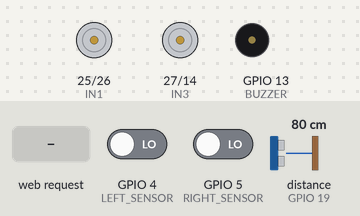
A sketch run on a simulated ESP32. On the bench: motor-driver pin pairs drawn as motors (green arrow = first pin HIGH = forward, orange = second pin HIGH = backward, longer = more drive, scaled by the enable pin), buzzer (waves = sounding, pin HIGH). Wiring (inferred from the names in the program): ultrasonic range finder: trigger GPIO 18; echo GPIO 19. The test bench sets the inputs (shaded band); at power-on: distance to the obstacle (sensor on GPIO 19) 80 cm, GPIO 4 (LEFT_SENSOR) LOW, GPIO 5 (RIGHT_SENSOR) LOW. The echo pulse lasts 58.3 µs per cm; WiFi joins after 1.5 s; servers stay silent unless stated; pins used as bus, display or sensor lines are not drawn; what the sketch prints to the serial monitor is not drawn.

Above: at 2.7 s.
2.8 s: distance to the obstacle (sensor on GPIO 19) set to 27 cm
4.3 s: distance to the obstacle (sensor on GPIO 19) set to 22 cm
At 5.5 s:
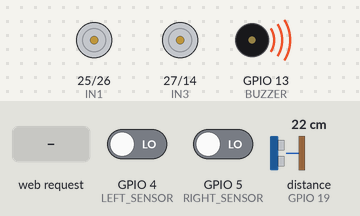
5.8 s: HTTP request GET /left received
At 6.6 s:
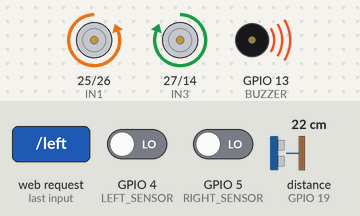
8.3 s: GPIO 4 (LEFT_SENSOR) driven HIGH
At 8.6 s:
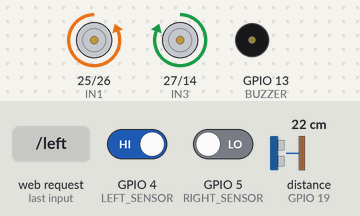
11.3 s: HTTP request GET /right received
At 12.1 s:
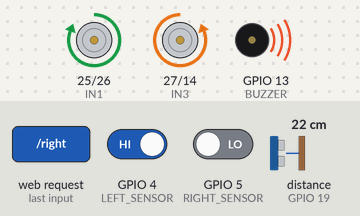
13.8 s: GPIO 5 (RIGHT_SENSOR) driven HIGH
At 14.1 s:
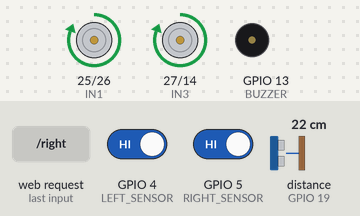
Timing chart, 0 to 17.8 s (numbered marks = the images above; inputs shaded):
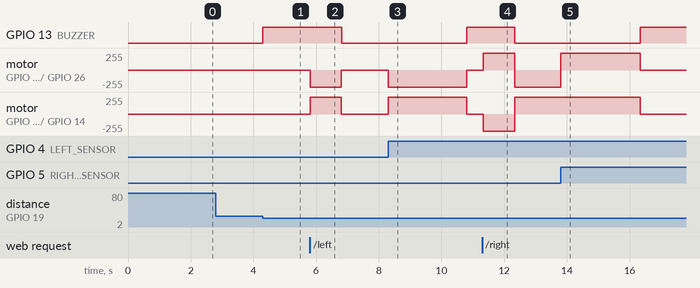

The sketch:

agv_update_5.ino
```cpp
#include <WiFi.h>
#include <WebServer.h>

const char* ssid = "thiru";
const char* password = "12345678";

WebServer server(80);

#define ENA 33
#define IN1 25
#define IN2 26

#define ENB 32
#define IN3 27
#define IN4 14

#define LEFT_SENSOR 4
#define RIGHT_SENSOR 5

#define TRIG 18
#define ECHO 19

#define BUZZER 13

int straightSpeed = 255;
int turnSpeed = 255;

bool commandMode = false;
String qrCommand = "";

unsigned long ignoreObstacleUntil = 0;

void forward() {
  ledcWrite(ENA, straightSpeed);
  ledcWrite(ENB, straightSpeed);

  digitalWrite(IN1, HIGH);
  digitalWrite(IN2, LOW);

  digitalWrite(IN3, HIGH);
  digitalWrite(IN4, LOW);
}

void leftTurn() {
  ledcWrite(ENA, turnSpeed);
  ledcWrite(ENB, turnSpeed);

  digitalWrite(IN1, LOW);
  digitalWrite(IN2, HIGH);

  digitalWrite(IN3, HIGH);
  digitalWrite(IN4, LOW);
}

void rightTurn() {
  ledcWrite(ENA, turnSpeed);
  ledcWrite(ENB, turnSpeed);

  digitalWrite(IN1, HIGH);
  digitalWrite(IN2, LOW);

  digitalWrite(IN3, LOW);
  digitalWrite(IN4, HIGH);
}

void stopRobot() {
  ledcWrite(ENA, 0);
  ledcWrite(ENB, 0);

  digitalWrite(IN1, LOW);
  digitalWrite(IN2, LOW);

  digitalWrite(IN3, LOW);
  digitalWrite(IN4, LOW);
}

float getDistance() {

  digitalWrite(TRIG, LOW);
  delayMicroseconds(2);

  digitalWrite(TRIG, HIGH);
  delayMicroseconds(10);

  digitalWrite(TRIG, LOW);

  long duration = pulseIn(ECHO, HIGH, 30000);

  if (duration == 0)
    return 999;

  return duration * 0.0343 / 2;
}

// ---------- WEB COMMANDS ----------

void handleLeft() {
  qrCommand = "LEFT";
  commandMode = true;
  ignoreObstacleUntil = millis() + 5000;
  server.send(200, "text/plain", "LEFT OK");
}

void handleRight() {
  qrCommand = "RIGHT";
  commandMode = true;
  ignoreObstacleUntil = millis() + 5000;
  server.send(200, "text/plain", "RIGHT OK");
}

void handleForward() {
  qrCommand = "FORWARD";
  commandMode = true;
  ignoreObstacleUntil = millis() + 5000;
  server.send(200, "text/plain", "FORWARD OK");
}
void handleStop() {
  stopRobot();
  qrCommand = "";
  commandMode = false;
  server.send(200, "text/plain", "STOP OK");
}

void setup() {

  pinMode(IN1, OUTPUT);
  pinMode(IN2, OUTPUT);

  pinMode(IN3, OUTPUT);
  pinMode(IN4, OUTPUT);

  pinMode(LEFT_SENSOR, INPUT);
  pinMode(RIGHT_SENSOR, INPUT);

  pinMode(TRIG, OUTPUT);
  pinMode(ECHO, INPUT);

  pinMode(BUZZER, OUTPUT);

  Serial.begin(115200);

  ledcAttach(ENA, 5000, 8);
  ledcAttach(ENB, 5000, 8);

  WiFi.begin(ssid, password);

  while (WiFi.status() != WL_CONNECTED) {
    delay(500);
    Serial.print(".");
  }

  Serial.println();
  Serial.print("IP Address: ");
  Serial.println(WiFi.localIP());

  server.on("/left", handleLeft);
  server.on("/right", handleRight);
  server.on("/forward", handleForward);
  server.on("/stop", handleStop);

  server.begin();

  digitalWrite(BUZZER, LOW);
}

void loop() {

  server.handleClient();

  // QR Command Mode
  if (commandMode) {

    if (qrCommand == "LEFT") {
      leftTurn();
      delay(1000);
    }

    else if (qrCommand == "RIGHT") {
      rightTurn();
      delay(1000);
    }

    else if (qrCommand == "FORWARD") {
      forward();
      delay(1000);
    }

    stopRobot();

    qrCommand = "";
    commandMode = false;

    return;
  }

  // Normal Line Following
  float distance = getDistance();

  if (millis() > ignoreObstacleUntil) {

  if (distance <= 25) {

    stopRobot();

    digitalWrite(BUZZER, HIGH);

    Serial.println("WAITING_QR");

    delay(50);
    return;
  }
}

  digitalWrite(BUZZER, LOW);

  int L = digitalRead(LEFT_SENSOR);
  int R = digitalRead(RIGHT_SENSOR);

  if (L == 1 && R == 1) {

    forward();
  }

  else if (L == 1 && R == 0) {

    leftTurn();
  }

  else if (L == 0 && R == 1) {

    rightTurn();
  }

  else {

    stopRobot();
  }

  delay(5);
}
```

Measured:
- the behaviour switches between 25 and 24 cm on distance to the obstacle (sensor on GPIO 19) (found by bisection; images 0 and 1)
- after the input at 2.8 s, every drawn part: stays the same
- after the input at 4.3 s, GPIO 13 (BUZZER): LOW → HIGH at once
- after the input at 5.8 s, GPIO 13 (BUZZER): HIGH → LOW after 1.0 s; motor on GPIO 25 (IN1) / GPIO 26 (IN2): stopped → backward 255/255 at once, → stopped 1.0 s later; motor on GPIO 27 (IN3) / GPIO 14 (IN4): stopped → forward 255/255 at once, → stopped 1.0 s later
- after the input at 8.3 s, motor on GPIO 25 (IN1) / GPIO 26 (IN2): stopped → backward 255/255 at once, → stopped 2.5 s later; motor on GPIO 27 (IN3) / GPIO 14 (IN4): stopped → forward 255/255 at once, → stopped 2.5 s later
- after the input at 11.3 s, GPIO 13 (BUZZER): HIGH → LOW after 1.0 s; motor on GPIO 25 (IN1) / GPIO 26 (IN2): stopped → forward 255/255 at once, → backward 255/255 1.0 s later; motor on GPIO 27 (IN3) / GPIO 14 (IN4): stopped → backward 255/255 at once, → forward 255/255 1.0 s later
- after the input at 13.8 s, motor on GPIO 25 (IN1) / GPIO 26 (IN2): backward 255/255 → forward 255/255 at once, → stopped 2.5 s later
